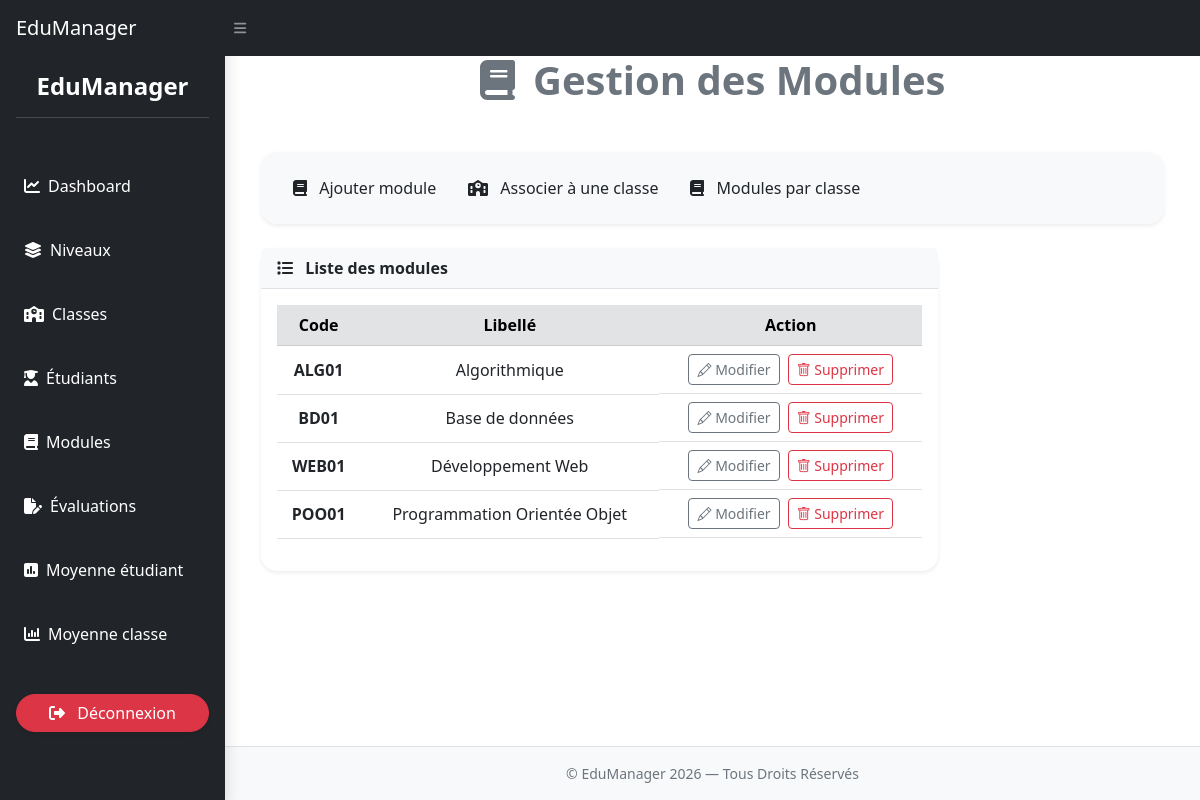
The app's page /index.php?page=modules (signed in) with its own data.
### tables this page shows
CREATE TABLE `module` (
  `id_module` int(11) NOT NULL,
  `code_module` varchar(50) NOT NULL,
  `libelle_module` varchar(100) NOT NULL
);

### traitements/requetes.php (called while the page is built, shortened)
<?php
include_once "db.php";
function getModules() {
    global $pdo;
   return $pdo->query("SELECT * FROM module")->fetchAll(PDO::FETCH_ASSOC);
}

### pages/modules.php (the view, shortened to what this page needs)
<?php
$action  = $_GET['action'] ?? 'liste';
$modules = getModules();
?>
<div class="text-center mb-5">
    <h1 class="fw-bold text-secondary">
        <i class="fas fa-book me-2"></i>
        Gestion des Modules
    </h1>
</div>
<div class="container mt-4">
    <ul class="nav nav-pills mb-4 shadow-sm rounded-4 p-3 bg-light">
        <li class="nav-item">
            <a class="nav-link text-dark <?= ($action === 'add' || $action === 'edit') ? 'active fw-bold bg-secondary text-white' : '' ?>"
               href="index.php?page=modules&action=add">
               <i class="fas fa-book me-2"></i>
                 Ajouter module
            </a>
        </li>
        <li class="nav-item">
            <a class="nav-link text-dark <?= ($action === 'associer') ? 'active fw-bold bg-secondary text-white' : '' ?>"
               href="index.php?page=modules&action=associer">
               <i class="fas fa-school me-2"></i>
                Associer à une classe
            </a>
        </li>
        <li class="nav-item">
            <a class="nav-link text-dark <?= ($action === 'classe') ? 'active fw-bold bg-secondary text-white' : '' ?>"
               href="index.php?page=modules&action=classe">
               <i class="fas fa-book me-2"></i>
                Modules par classe
            </a>
        </li>
    </ul>
    <?php if ($action === 'liste'): ?>
    <div class="card shadow-sm border-0 rounded-4 col-md-9">
        <div class="card-header bg-light text-dark fw-bold border-bottom">
           <i class="fas fa-list me-2"></i>
            Liste des modules
        </div>
        <div class="card-body">
            <table class="table table-hover align-middle text-center">
                <thead class="table-secondary">
                    <tr>
                        <th>Code</th>
                        <th>Libellé</th>
                        <th>Action</th>
                    </tr>
                </thead>
                <tbody>
                    <?php foreach ($modules as $m): ?>
                        <tr>
                            <td class="fw-semibold"><?= htmlspecialchars($m['code_module']) ?></td>
                            <td><?= htmlspecialchars($m['libelle_module']) ?></td>
                            <td class="d-flex justify-content-center gap-2">
                                <a href="index.php?page=modules&action=edit&id=<?= $m['id_module'] ?>"
                                   class="btn btn-outline-secondary btn-sm">
                                    <i class="bi bi-pencil"></i>
                                    Modifier
                                </a>
                                <a href="traitements/action.php?deleteModule=<?= $m['id_module'] ?>"
                                   class="btn btn-outline-danger btn-sm"
                                   onclick="return confirm('Supprimer ce module ?')">
                                    <i class="bi bi-trash"></i>
                                    Supprimer
                                </a>
                            </td>
                        </tr>
                    <?php endforeach; ?>
                </tbody>
            </table>
        </div>
    </div>
    <?php endif; ?>
</div>

### records on screen
module: code_module "ALG01", libelle_module "Algorithmique"
module: code_module "BD01", libelle_module "Base de données"
module: code_module "WEB01", libelle_module "Développement Web"
module: code_module "POO01", libelle_module "Programmation Orientée Objet"
